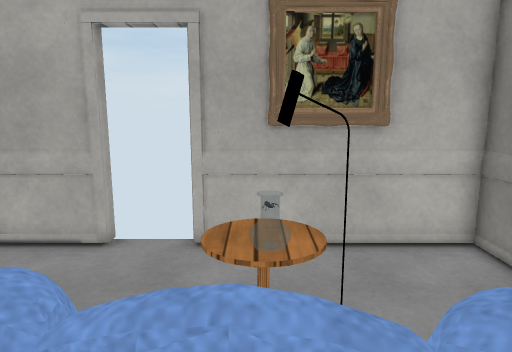
View 1 (above)

16 first-person views from a walk through a Unity game level. The camera is 1.5 m above the floor, tilts 10° down and sees 70° across. Doors are open. The floor is counted in squares, 0.39 m on a side. Each view is taken from the middle of a square. On the plan, view 1 faces up. The plan holds only what a view shows up to about 20 squares ahead; the rest is blank. The place goes on beyond the plan. The player character is not drawn. Some surface patterns are stand-ins.

View 2
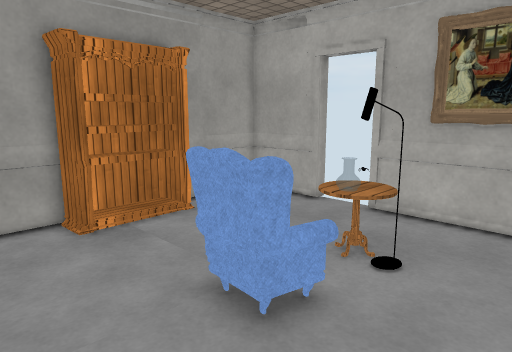

View 3
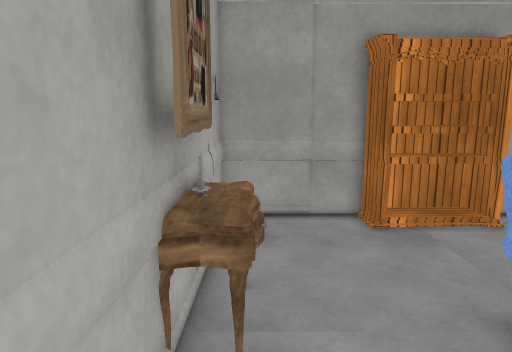

View 4
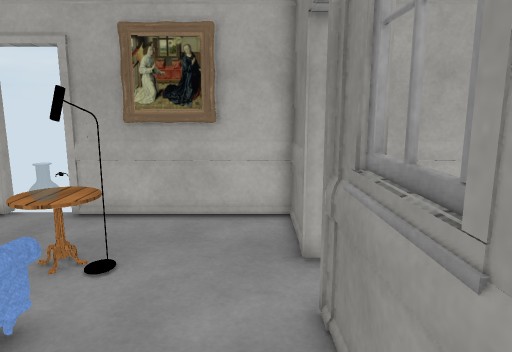

View 5
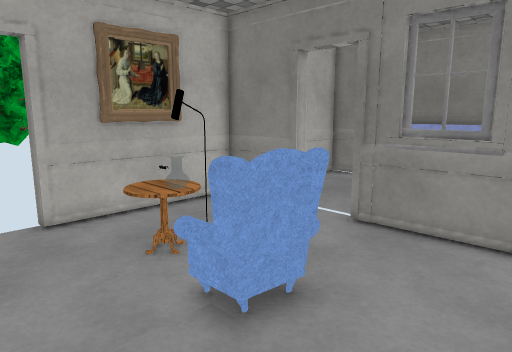

View 6
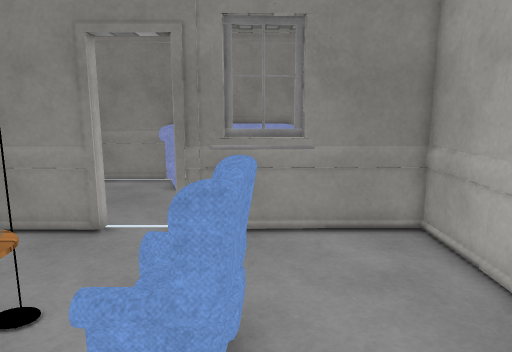

View 7
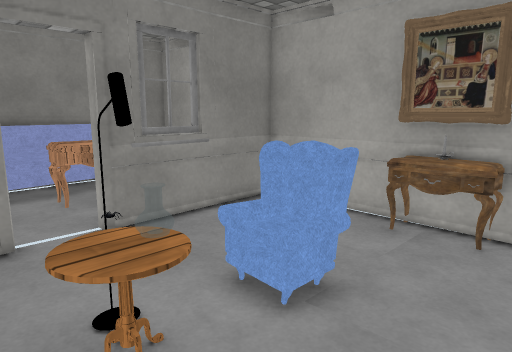

View 8
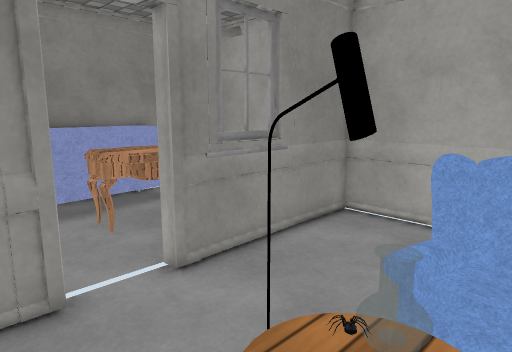

View 9
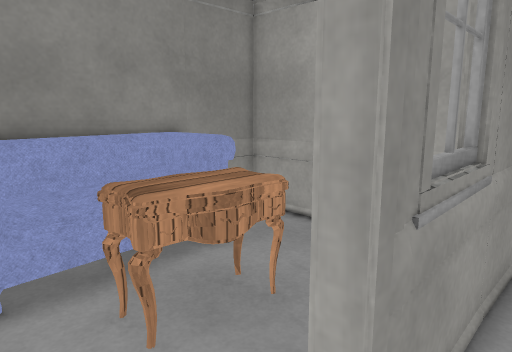

View 10
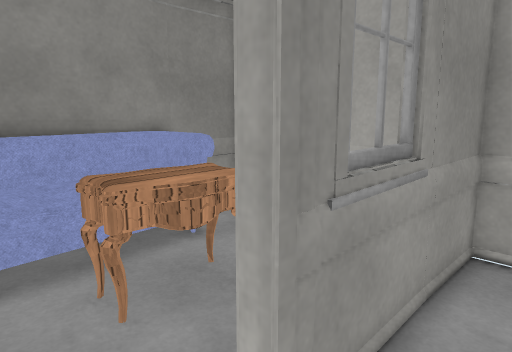

View 11
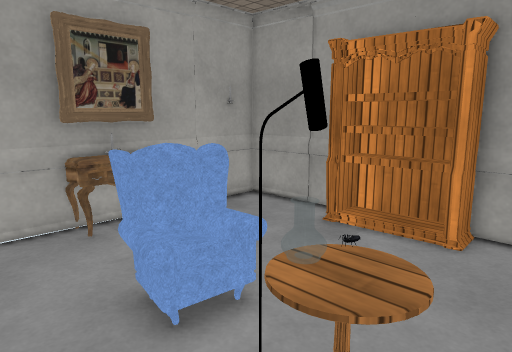

View 12
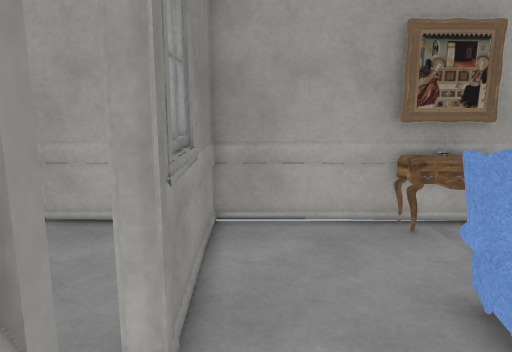

View 13
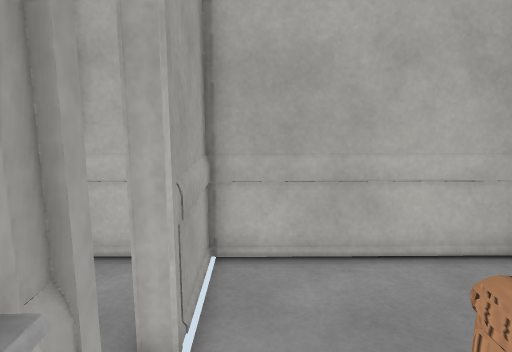

View 14
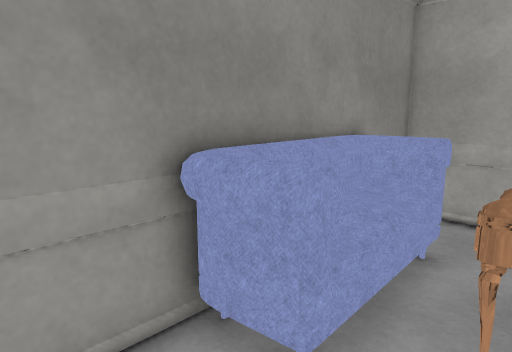

View 15
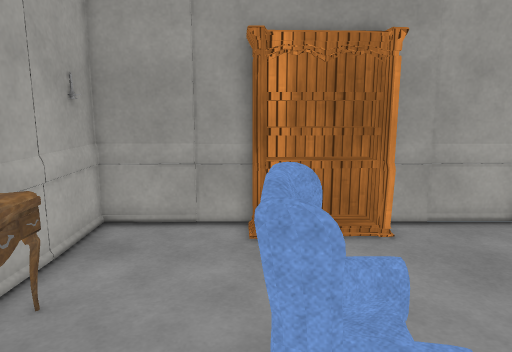

View 16
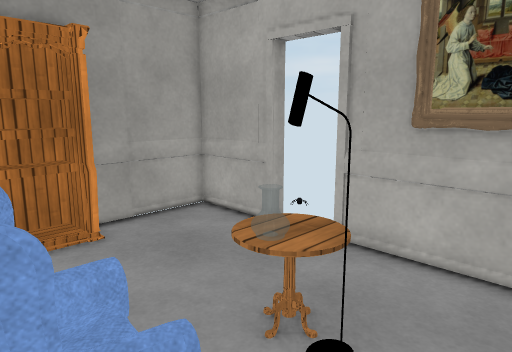

### Floor plan
Points are (right, up) in squares from view 1. A wall is a line through its corners. A room is listed if a view was taken in it or the views show most of it. See-through windows are left out.
Room 1 (views 1, 2, 3, 4, 5, 6, 7, 8, 9, 10, 11, 12, 15, 16)
walls: (-0.4, -4.4) (6.5, -4.5) (6.3, 3.5); (-8.2, 1) (-8.2, -4.2) (-2.4, -4.3); (6.2, 6) (6.1, 10.1); (6.4, 6.4) (6.3, 10.1) (-1.8, 10.1) (-1.8, 10.6); (-4.2, 10.6) (-4.2, 10.1) (-8.2, 10.1) (-8.2, 5); (6.6, -0.5) (6.5, 2)
ways out: open door at (6, 5) to room 2
objects: other object (-8, 1) to (-6, 5); other object (-3, -3) to (0, -3); other object (-1, -4); other object (-1, 1) to (1, 3); other object (-1, 5) to (1, 7); other object (0, 5) to (1, 5)
Room 2 (views 13, 14)
walls: (6.3, 3.5) (6.7, 3.5) (6.7, 2.6); (14.8, 10.1) (6.7, 10.1) (6.7, 6) (6.2, 6); (15.5, 0.5) (15.2, 9.5)
ways out: open door at (6, 5) to room 1; opening at (10, 0.5) to room 3
objects: other object (9, 1) to (11, 4); other object (13, 2) to (15, 6)
Room 3 (no view inside)
walls: (12.3, -4.7) (15.6, -4.8); (7.9, -4.4) (12.4, -4.5); (15.6, -4.5) (15.5, 0.5)
ways out: opening at (10, 0.5) to room 2
objects: other object (13, -1) to (15, 0)

Where each view was taken, in squares from view 1:
view 1: 0 up, 0 right, facing up
view 2: 3 down, 5 right, facing up-left
view 3: 3 down, 5 right, facing left
view 4: 3 down, 5 right, facing up
view 5: 3 down, 5 left, facing up-right
view 6: 1 up, 5 left, facing right
view 7: 8 up, 5 left, facing down-right
view 8: 8 up, 1 left, facing down-right
view 9: 6 up, 5 right, facing down-right
view 10: 6 up, 4 right, facing down-right
view 11: 8 up, 4 right, facing down-left
view 12: 8 up, 5 right, facing down
view 13: 1 up, 8 right, facing up
view 14: 9 up, 10 right, facing down-right
view 15: 1 up, 4 right, facing left
view 16: 1 up, 4 right, facing up-left
